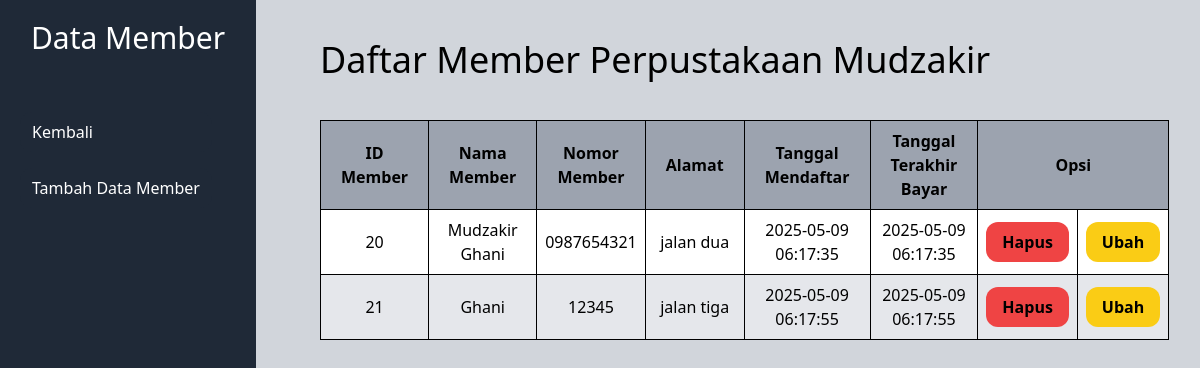
The page /Member.php on the database its author committed.
### tables this page shows
CREATE TABLE `member` (
  `id_member` int(11) NOT NULL,
  `nama_member` varchar(250) NOT NULL,
  `nomor_member` varchar(15) NOT NULL,
  `alamat` text NOT NULL,
  `tgl_mendaftar` datetime NOT NULL,
  `tgl_terakhir_bayar` datetime NOT NULL DEFAULT current_timestamp()
);

### Model.php (the view, shortened to what this page needs)
<?php
function TampilDataMember($koneksi){
    $ambil_data = mysqli_query($koneksi, "SELECT * FROM member");
    while ($tampil = mysqli_fetch_array($ambil_data)) {
        echo "
        <tr class='odd:bg-white even:bg-gray-200'>
            <td class='border border-black p-2 text-center'>$tampil[id_member]</td>
            <td class='border border-black p-2 text-center'>$tampil[nama_member]</td>
            <td class='border border-black p-2 text-center'>$tampil[nomor_member]</td>
            <td class='border border-black p-2 text-center'>$tampil[alamat]</td>
            <td class='border border-black p-2 text-center'>$tampil[tgl_mendaftar]</td>
            <td class='border border-black p-2 text-center'>$tampil[tgl_terakhir_bayar]</td>
            <td class='border border-black p-2 text-center'>
                <a href='?kode=$tampil[id_member]'>
                    <button class='bg-red-500 text-black font-semibold px-4 py-2 rounded-xl hover:bg-black hover:text-white transition duration-300 transform hover:scale-105'>
                        Hapus
                    </button>
                </a>
            </td>
            <td class='border border-black p-2 text-center'>
                <a href='FormUbahMember.php?kode=$tampil[id_member]'>
                    <button class='bg-yellow-400 text-black font-semibold px-4 py-2 rounded-xl hover:bg-black hover:text-yellow-500 transition duration-300 transform hover:scale-105'>
                        Ubah
                    </button>
                </a>
            </td>
        </tr>
        ";
    }
}
?>

### rows shown on the page
member: id_member "20", nama_member "Mudzakir Ghani", nomor_member "0987654321", alamat "jalan dua", tgl_mendaftar "2025-05-09 06:17:35", tgl_terakhir_bayar "2025-05-09 06:17:35"
member: id_member "21", nama_member "Ghani", nomor_member "12345", alamat "jalan tiga", tgl_mendaftar "2025-05-09 06:17:55", tgl_terakhir_bayar "2025-05-09 06:17:55"
